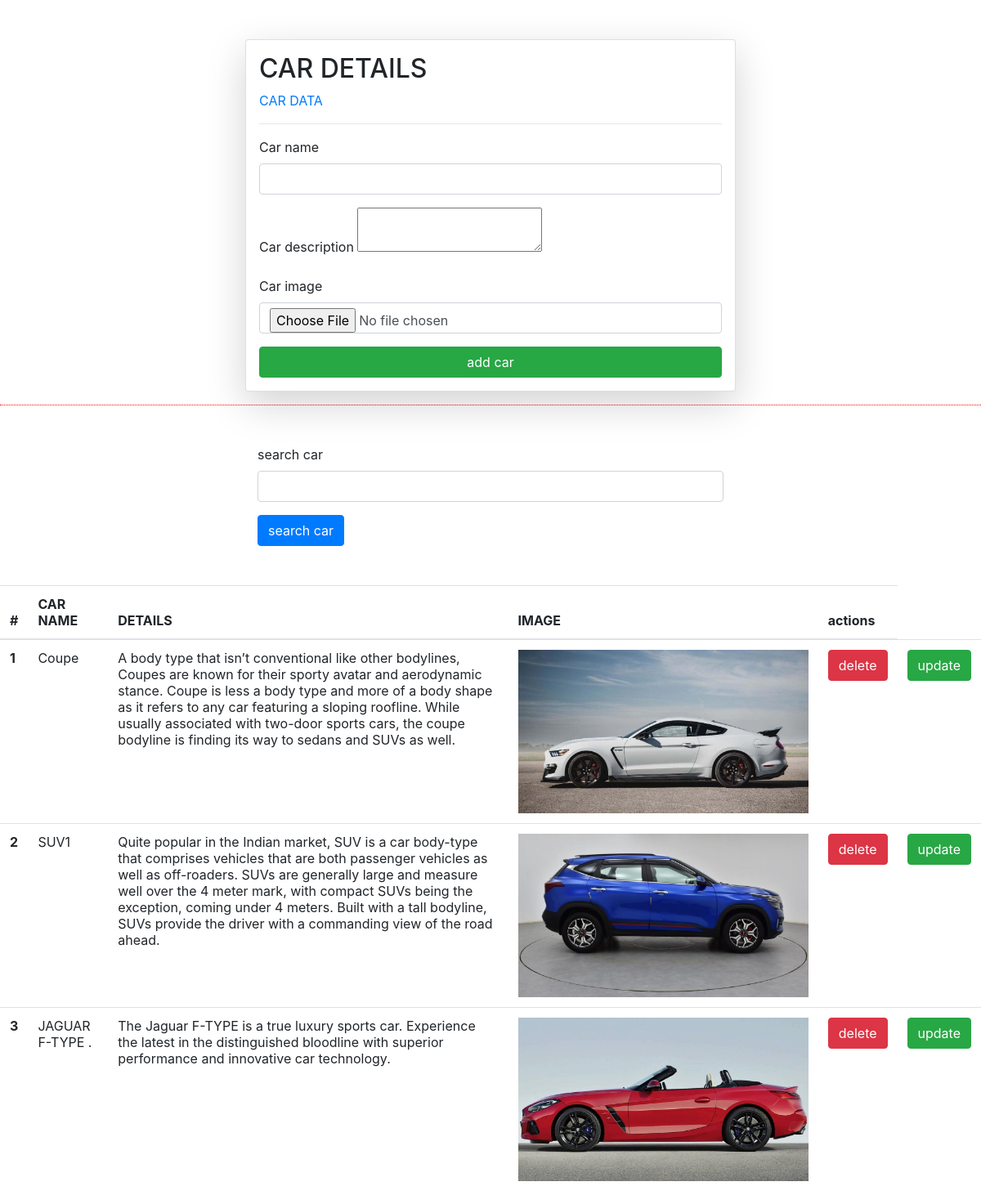
/card/, run on the app's committed database.
### luxmart/models.py (models this page shows)
class Car(models.Model):
    car_name = models.CharField(max_length=100)
    car_details = models.TextField()
    car_image = models.ImageField(upload_to="cars", default="")

### luxmart/views.py (the view, shortened to what this page needs)
# urls.py: path("card/", views.car, name="car"),
def car(request):
    queryset = Car.objects.all()
    if request.GET.get('search'):
        queryset = queryset.filter(
            car_name__icontains=request.GET.get('search'))
    context = {'cardeta': queryset}
    return render(request, 'car.html', context)

### luxmart/templates/car.html (shortened to what this page needs)
<head>
    <link rel="stylesheet" href="https://cdn.jsdelivr.net/npm/bootstrap@4.3.1/dist/css/bootstrap.min.css"
>
</head>
<body>
    <div class="'container mt-5">
        <form class='col-6 mx-auto card p-3 shadow-lg' method="post" enctype="multipart/form-data">
            <h2>CAR DETAILS</h2>
            <a href="https://www.spinny.com/blog/index.php/types-of-cars-in-india/">CAR DATA</a>
            <hr>
            <div class="mb-3">
                <label for="exampleInputEmail1" class='form-label'>Car name</label>
                <input name="car_name" required type="text" class="form-control">
            </div>
            <div class="mb-3">
                <label for="exampleInputEmail1" class='form-label'>Car description</label>
                <textarea class="'form-control" name='car_details' required></textarea>
            </div>
            <div class="mb-3">
                <label for="exampleInputEmail1" class='form-label'>Car image</label>
                <input name='car_image' required type="file" class="form-control">
            </div>
            <button type="submit" class="btn btn-success">add car</button>
        </form>
        <hr style="border-top: 1px dotted red;">
        <div class="mt-5">
            <div class="mx-auto col-6">
                <form>
                    <div class="mb-3">
                        <label for="exampleInputEmail1" class='form-label'>search car</label>
                        <input name="search" required type="text" class="form-control">
                    </div>
                    <button type="submit" class="btn btn-primary">search car</button>
                </form>
            </div>
        </div>
        <table class="table mt-5">
            <thead>
                <tr>
                    <th scope="col">#</th>
                    <th scope="col">CAR NAME</th>
                    <th scope="col">DETAILS</th>
                    <th scope="col">IMAGE</th>
                    <th scope="col">actions</th>
                </tr>
            </thead>
            <tbody>
                {% for cardet in cardeta %}
                <tr>
                    <th scope="row">{{forloop.counter}}</th>
                    <td>{{cardet.car_name}}</td>
                    <td>{{cardet.car_details}}</td>
                    <td>
                        <img src='/media/{{cardet.car_image}}' style="height: 200;">
                    </td>
                    <td>
                        <a href="/delete-car/{{cardet.id}}/" class='btn btn-danger'>delete</a>
                    </td>
                    <td>
                        <a href="/update-car/{{cardet.id}}/" class='btn btn-success'>update</a>
                    </td>
                </tr>
                {% endfor %}
            </tbody>
        </table>
    </div>
</body>

### data on the page
Car: car_name "Coupe", car_details "A body type that isn’t conventional like other bodylines, Coupes are known for their sporty avatar and aerodynamic stance. Coupe is less a body type and more of a body shape as it refers to any car featuring a sloping roofline. While usually associated with two-door sports cars, the coupe bodyline is finding its way to sedans and SUVs as well.", car_image (picture)
Car: car_name "SUV1", car_details "Quite popular in the Indian market, SUV is a car body-type that comprises vehicles that are both passenger vehicles as well as off-roaders. SUVs are generally large and measure well over the 4 meter mark, with compact SUVs being the exception, coming under 4 meters. Built with a tall bodyline, SUVs provide the driver with a commanding view of the road ahead.", car_image (picture)
Car: car_name "JAGUAR F-TYPE .", car_details "The Jaguar F-TYPE is a true luxury sports car. Experience the latest in the distinguished bloodline with superior performance and innovative car technology.", car_image (picture)
